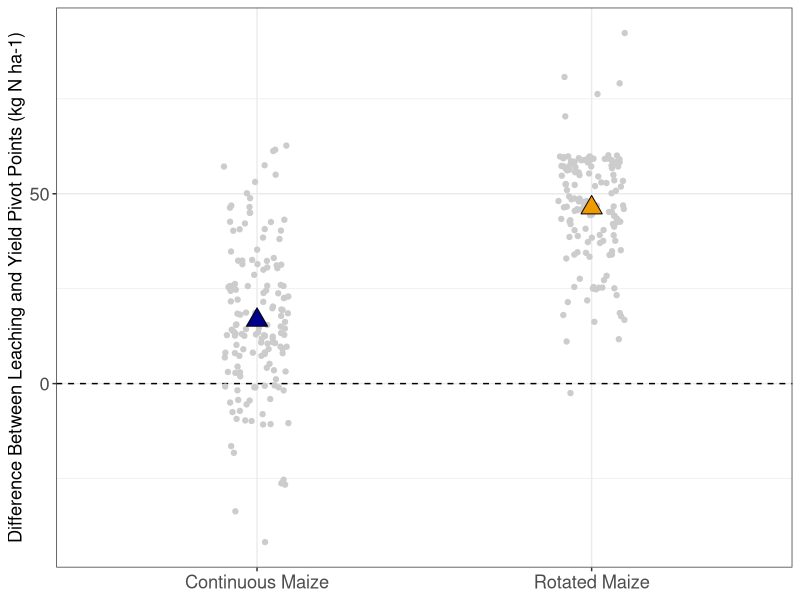

Source code (R): (Note: this script raises an error after producing the figure.)
# author: gina
# created: 9/1/2020
# purpose: make figs for heather
# last updated: 

rm(list = ls())
library(tidyverse)
library(scales)

rawdat <- read_csv("01_proc-raw-outs/pro_apdat.csv")
yldprms <- read_csv("02_fit-curves/fc_blin-yield-parms-mm.csv")
leach_prms <- read_csv("02_fit-curves/fc_blin-leach-parms-mm.csv")


# xs parm (pivot points)--------------------------------------------------

yld_xs <-
  yldprms %>% 
  pivot_longer(a:xs) %>% 
  filter(name == "xs") %>% 
  rename(yield_xs = value)

#--note leach xs is only specific to rotation
leach_xs <- 
  leach_prms %>%
  pivot_longer(a:c) %>% 
  filter(name == "xs") %>% 
  rename(leach_xs = value) %>% 
  distinct()


# combine them ------------------------------------------------------------

buff <- 
  yld_xs %>% 
  left_join(leach_xs) %>% 
  mutate(yld_to_lch = leach_xs - yield_xs) 


buff %>% 
  group_by(rotation) %>% 
  summarise(mn_buf = mean(yld_to_lch))


anova(lm(yld_to_lch ~ rotation*site, data = buff))



# heather's graphs --------------------------------------------------------

# different in buffers for cc and cs

buff %>% 
  mutate(rot = as.character(rotation),
         rot2 = dplyr::recode(rot,
                              "cc" = "Continuous Maize",                        
                              "cs" = "Rotated Maize")) %>% 
  ggplot(aes(rot2, yld_to_lch)) + 
  geom_hline(yintercept = 0, linetype = "dashed") +
  geom_jitter(color = "gray80", width = 0.1) + 
  stat_summary(geom = "point", aes(fill = rot2), size = 5, pch = 24 ) +
  scale_color_manual(values = c("Continuous Maize" = "darkblue",
                                "Rotated Maize" = "orange2")) +
  scale_fill_manual(values = c("Continuous Maize" = "darkblue",
                                "Rotated Maize" = "orange2")) +
  labs(color = NULL,
       fill = NULL,
         y = "Difference Between Leaching and Yield Pivot Points (kg N ha-1)",
         x = NULL) +
  guides(color = F,
         fill = F) +
  theme_bw() + 
  theme(legend.position = c(0.2,0.9),
        axis.text = element_text(size = rel(1.2)),
        axis.title = element_text(size = rel(1.2)),
        legend.text = element_text(size = rel(1.3)),
        legend.background = element_rect(color = "black"))

ggsave("../../../Box/1_Gina_Projects/proj_Ncurve/manuscript/fig_buffer.png", width = 4)
ggsave("03_make-figs/fig_buffer.png", width = 4)

